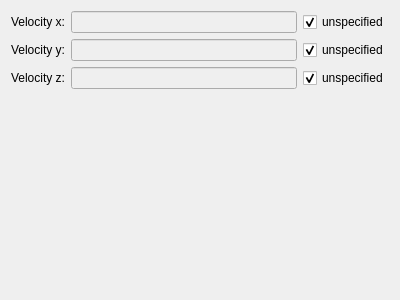
<?xml version="1.0" encoding="UTF-8"?>
<ui version="4.0">
 <class>Form</class>
 <widget class="QWidget" name="Form">
  <property name="geometry">
   <rect>
    <x>0</x>
    <y>0</y>
    <width>400</width>
    <height>300</height>
   </rect>
  </property>
  <property name="windowTitle">
   <string>Constraint Properties</string>
  </property>
  <layout class="QFormLayout" name="formLayout">
   <property name="fieldGrowthPolicy">
    <enum>QFormLayout::AllNonFixedFieldsGrow</enum>
   </property>
   <item row="1" column="0">
    <widget class="QLabel" name="volocityXLbl">
     <property name="text">
      <string>Velocity x:</string>
     </property>
    </widget>
   </item>
   <item row="1" column="1">
    <layout class="QHBoxLayout" name="horizontalLayout_2">
     <item>
      <widget class="Gui::InputField" name="velocityXTxt">
       <property name="enabled">
        <bool>false</bool>
       </property>
       <property name="singleStep" stdset="0">
        <double>1.000000000000000</double>
       </property>
       <property name="unit" stdset="0">
        <string>m/s</string>
       </property>
      </widget>
     </item>
     <item>
      <widget class="QCheckBox" name="velocityXBox">
       <property name="text">
        <string>unspecified</string>
       </property>
       <property name="checked">
        <bool>true</bool>
       </property>
      </widget>
     </item>
    </layout>
   </item>
   <item row="3" column="0">
    <widget class="QLabel" name="velocityYLbl">
     <property name="text">
      <string>Velocity y:</string>
     </property>
    </widget>
   </item>
   <item row="3" column="1">
    <layout class="QHBoxLayout" name="horizontalLayout_3">
     <item>
      <widget class="Gui::InputField" name="velocityYTxt">
       <property name="enabled">
        <bool>false</bool>
       </property>
       <property name="singleStep" stdset="0">
        <double>1.000000000000000</double>
       </property>
       <property name="unit" stdset="0">
        <string>m/s</string>
       </property>
      </widget>
     </item>
     <item>
      <widget class="QCheckBox" name="velocityYBox">
       <property name="text">
        <string>unspecified</string>
       </property>
       <property name="checked">
        <bool>true</bool>
       </property>
      </widget>
     </item>
    </layout>
   </item>
   <item row="5" column="0">
    <widget class="QLabel" name="velocityZLbl">
     <property name="text">
      <string>Velocity z:</string>
     </property>
    </widget>
   </item>
   <item row="5" column="1">
    <layout class="QHBoxLayout" name="horizontalLayout">
     <item>
      <widget class="Gui::InputField" name="velocityZTxt">
       <property name="enabled">
        <bool>false</bool>
       </property>
       <property name="singleStep" stdset="0">
        <double>1.000000000000000</double>
       </property>
       <property name="unit" stdset="0">
        <string>m/s</string>
       </property>
      </widget>
     </item>
     <item>
      <widget class="QCheckBox" name="velocityZBox">
       <property name="text">
        <string>unspecified</string>
       </property>
       <property name="checked">
        <bool>true</bool>
       </property>
      </widget>
     </item>
    </layout>
   </item>
  </layout>
 </widget>
 <customwidgets>
  <customwidget>
   <class>Gui::InputField</class>
   <extends>QLineEdit</extends>
   <header>Gui/InputField.h</header>
  </customwidget>
 </customwidgets>
 <resources/>
 <connections>
  <connection>
   <sender>velocityXBox</sender>
   <signal>toggled(bool)</signal>
   <receiver>velocityXTxt</receiver>
   <slot>setEnabled(bool)</slot>
   <hints>
    <hint type="sourcelabel">
     <x>230</x>
     <y>44</y>
    </hint>
    <hint type="destinationlabel">
     <x>230</x>
     <y>18</y>
    </hint>
   </hints>
  </connection>
  <connection>
   <sender>velocityXBox</sender>
   <signal>toggled(bool)</signal>
   <receiver>velocityXTxt</receiver>
   <slot>setDisabled(bool)</slot>
   <hints>
    <hint type="sourcelabel">
     <x>230</x>
     <y>44</y>
    </hint>
    <hint type="destinationlabel">
     <x>230</x>
     <y>18</y>
    </hint>
   </hints>
  </connection>
  <connection>
   <sender>velocityYBox</sender>
   <signal>toggled(bool)</signal>
   <receiver>velocityYTxt</receiver>
   <slot>setEnabled(bool)</slot>
   <hints>
    <hint type="sourcelabel">
     <x>347</x>
     <y>53</y>
    </hint>
    <hint type="destinationlabel">
     <x>184</x>
     <y>53</y>
    </hint>
   </hints>
  </connection>
  <connection>
   <sender>velocityYBox</sender>
   <signal>toggled(bool)</signal>
   <receiver>velocityYTxt</receiver>
   <slot>setDisabled(bool)</slot>
   <hints>
    <hint type="sourcelabel">
     <x>347</x>
     <y>53</y>
    </hint>
    <hint type="destinationlabel">
     <x>184</x>
     <y>53</y>
    </hint>
   </hints>
  </connection>
  <connection>
   <sender>velocityZBox</sender>
   <signal>toggled(bool)</signal>
   <receiver>velocityZTxt</receiver>
   <slot>setEnabled(bool)</slot>
   <hints>
    <hint type="sourcelabel">
     <x>347</x>
     <y>87</y>
    </hint>
    <hint type="destinationlabel">
     <x>184</x>
     <y>87</y>
    </hint>
   </hints>
  </connection>
  <connection>
   <sender>velocityZBox</sender>
   <signal>toggled(bool)</signal>
   <receiver>velocityZTxt</receiver>
   <slot>setDisabled(bool)</slot>
   <hints>
    <hint type="sourcelabel">
     <x>347</x>
     <y>87</y>
    </hint>
    <hint type="destinationlabel">
     <x>184</x>
     <y>87</y>
    </hint>
   </hints>
  </connection>
 </connections>
</ui>
